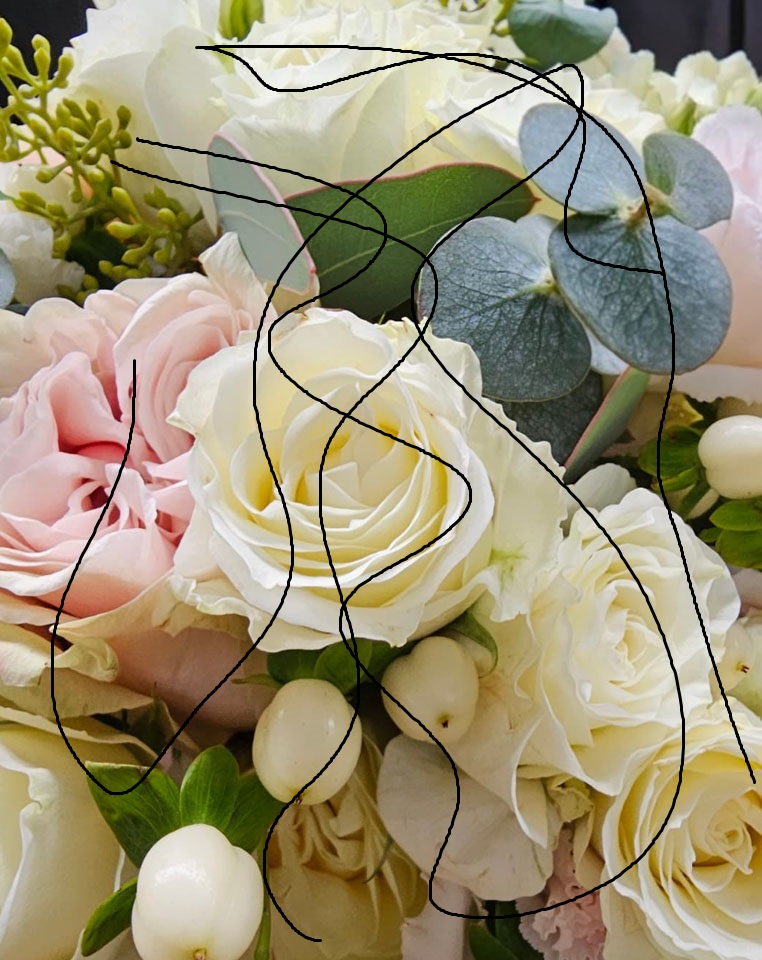
#> input picture images/damaged_image1.jpg, 762 x 960 px
$ python main.py
#> lines starting #> are read from the running program, lines starting #| are printed output that depends on the picture; after the words box and inside, x2 and y2 are one past the last pixel; in counts of white or black regions, pixels touching at a corner belong together
import cv2
import matplotlib.pyplot as plt
#image


def createMask(image):
    mask = image.copy()
    height, width = mask.shape[0], mask.shape[1]
    for i in range(height):
        for k in range(width):
            if mask[i, k].all() > 0:
                mask[i, k] = 0
            else:
                mask[i, k] = [255, 255, 255]

    kernel = cv2.getStructuringElement(cv2.MORPH_ELLIPSE, (5, 5))
    mask = cv2.dilate(mask, kernel)
    return mask


images_path = ['images/damaged_image1.jpg', 'images/damaged_image2.jpg']
images = []
masks = []
for path in images_path:
    img = cv2.imread(path)
#> img is the input picture: shape (960, 762, 3); mean B, G, R 117, 146.9, 156.3
    mask = createMask(img)
#> after the loop in createMask, `for i in range(height):`:
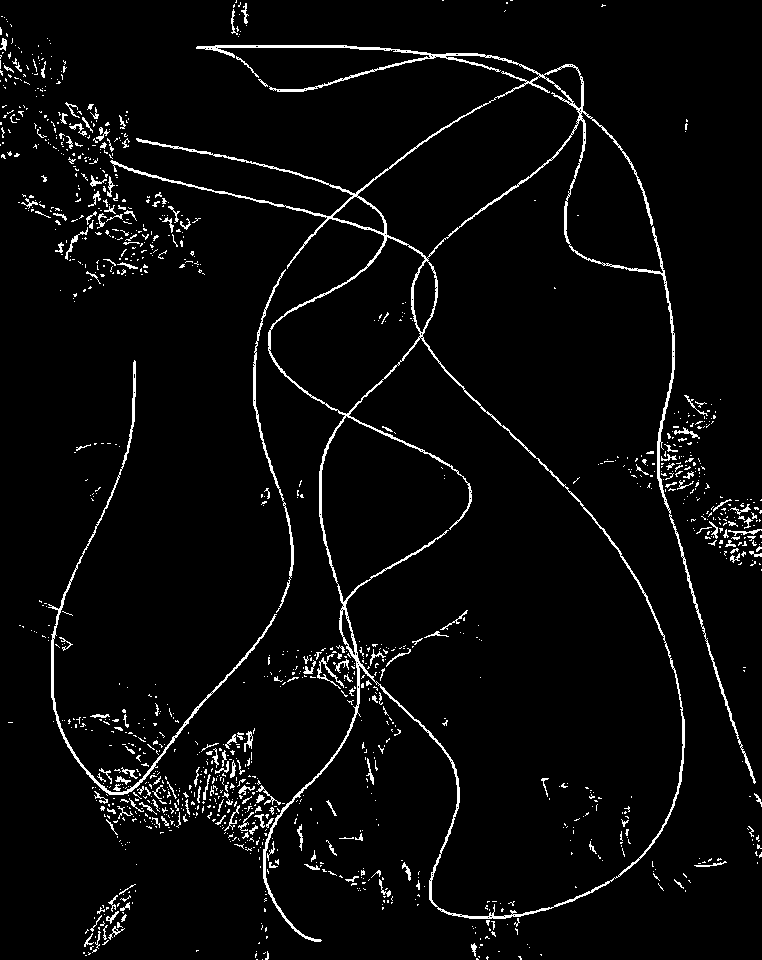
#> mask: shape (960, 762, 3); 3.9% white in thin lines or dots
#> in createMask, `mask = cv2.dilate(mask, kernel)`:
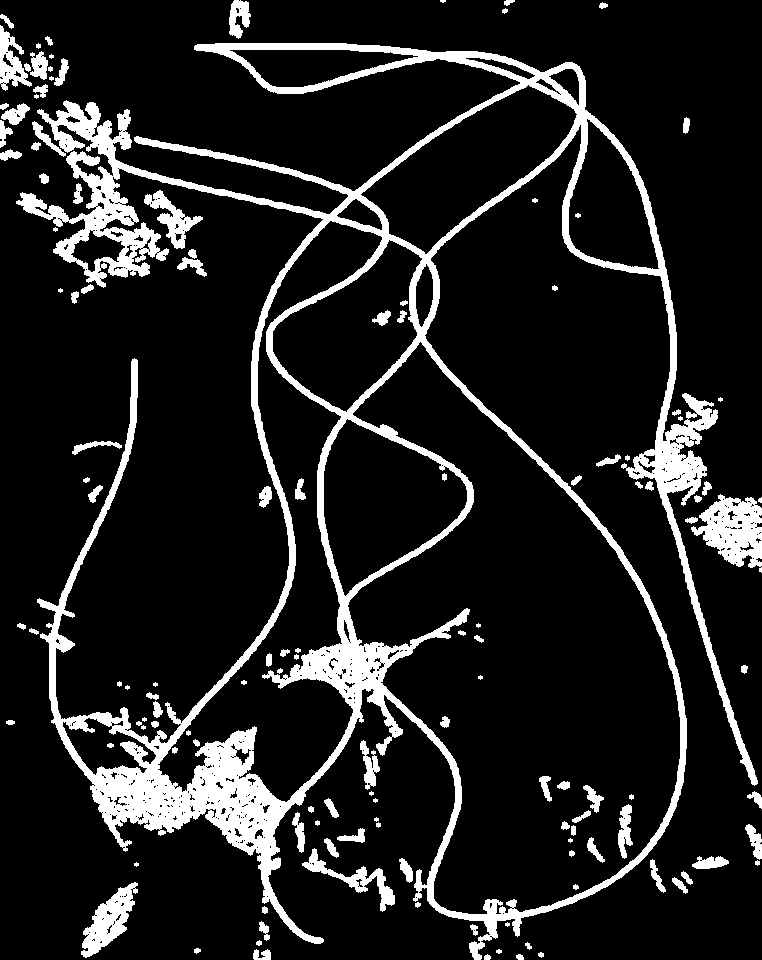
#> mask: shape (960, 762, 3); 12.9% white; 134 white regions (21 under 20 px), largest, box (x1, y1, x2, y2) and area: (16, 43, 758, 960) 74993, (691, 494, 762, 573) 3175, (81, 882, 138, 958) 1893
    mask = cv2.resize(mask, (img.shape[1], img.shape[0]))
    mask = cv2.cvtColor(mask, cv2.COLOR_BGR2GRAY)

    masks.append(mask)
    img = cv2.cvtColor(img, cv2.COLOR_BGR2RGB)
    images.append(img)
#> pass 2 of the loop `for path in images_path:`:
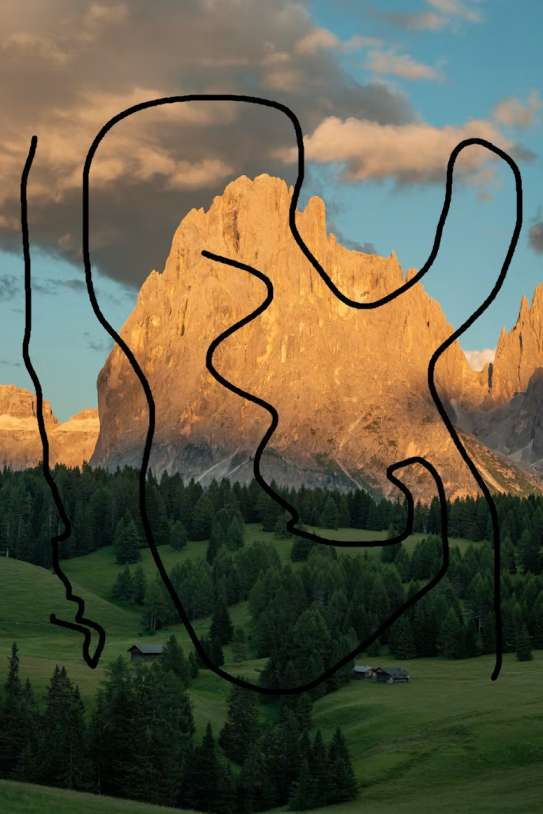
#> input picture images/damaged_image2.jpg, 543 x 814 px
#> img is the input picture: shape (814, 543, 3); mean B, G, R 71.5, 92.7, 97.3
#> after the loop in createMask (call 2), `for i in range(height):`:
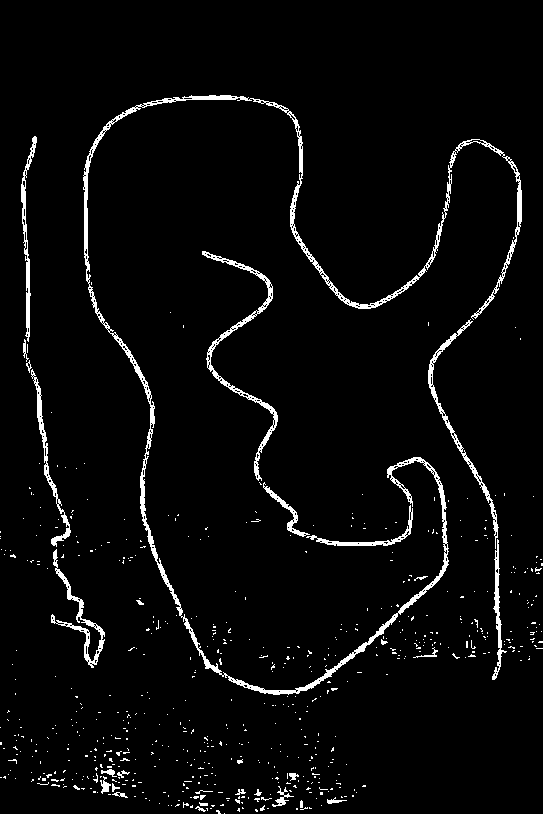
#> mask: shape (814, 543, 3); 3.7% white; 617 white regions (586 under 20 px), largest, box (x1, y1, x2, y2) and area: (83, 95, 522, 695) 7219, (202, 251, 278, 481) 1379, (428, 319, 499, 549) 974
#> in createMask (call 2), `mask = cv2.dilate(mask, kernel)`:
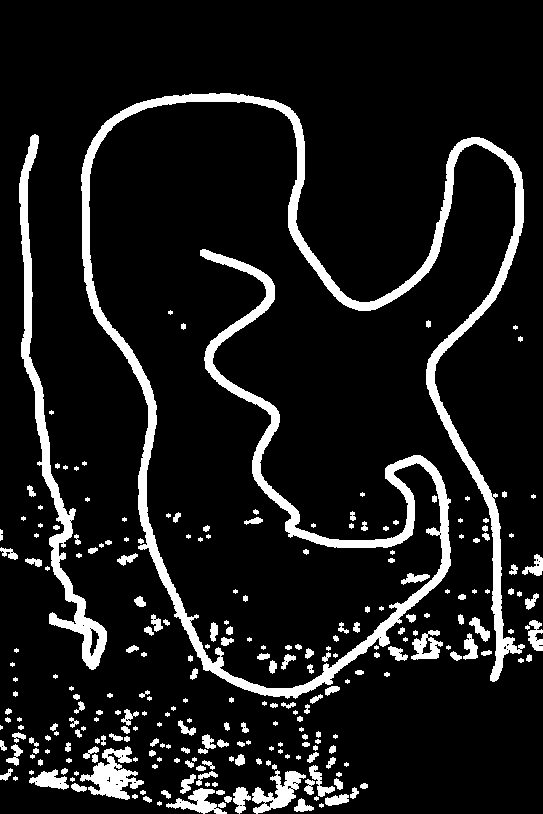
#> mask: shape (814, 543, 3); 10.5% white; 262 white regions (88 under 20 px), largest, box (x1, y1, x2, y2) and area: (81, 93, 525, 699) 25441, (19, 134, 107, 670) 5740, (80, 746, 144, 800) 1571


for i in range(len(images)):
    outputs = []
    output1 = cv2.inpaint(images[i], masks[i], 5, cv2.INPAINT_TELEA)
    output2 = cv2.inpaint(images[i], masks[i], 5, cv2.INPAINT_NS)
    outputs.append(output1)
    outputs.append(output2)

    titles = ['Damaged Image', 'Mask', 'TELEA', 'NS']
    results = [images[i], masks[i], *outputs]
    plt.figure()
    for index in range(4):
        plt.subplot(2, 2, index + 1)
        plt.imshow(results[index], cmap='gray' if index == 1 else None)
        plt.title(titles[index])
        plt.xticks([])
        plt.yticks([])
    plt.tight_layout()
#> this loop made 2 passes
#> titles on passes 1 to 2: ['Damaged Image', 'Mask', 'TELEA', 'NS'], ['Damaged Image', 'Mask', 'TELEA', 'NS']
#> pass 1, `output1 = cv2.inpaint(images[i], masks[i], 5, cv2.INPAINT_TELEA)`:
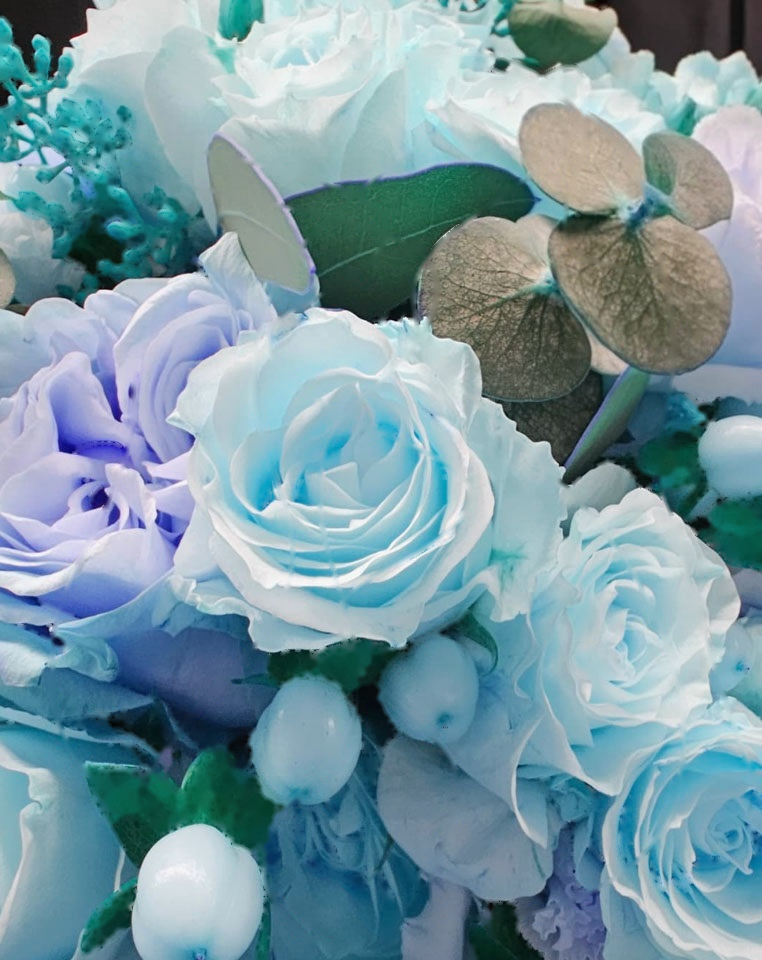
#> output1: shape (960, 762, 3); mean of channels 0, 1, 2 162.6, 153, 122.1; drawn as B, G, R
#> pass 2, `output1 = cv2.inpaint(images[i], masks[i], 5, cv2.INPAINT_TELEA)`:
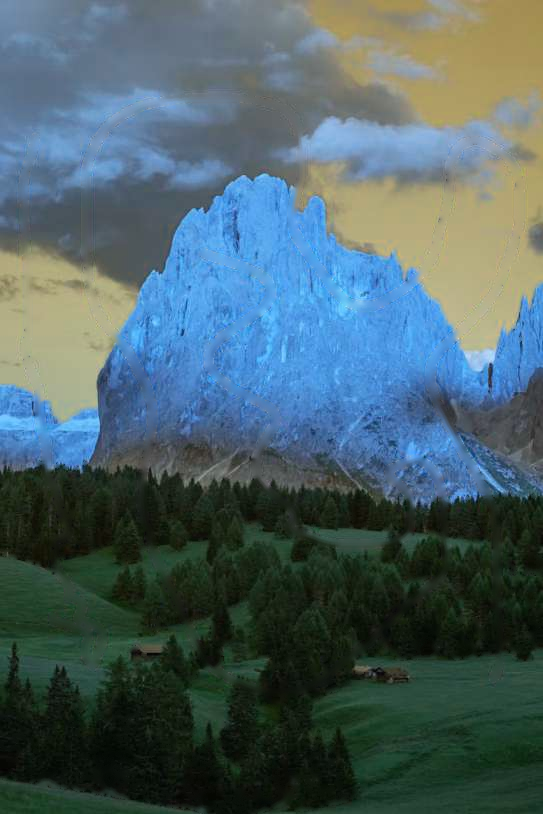
#> output1: shape (814, 543, 3); mean of channels 0, 1, 2 102.7, 97.8, 75.5; drawn as B, G, R

plt.show()
